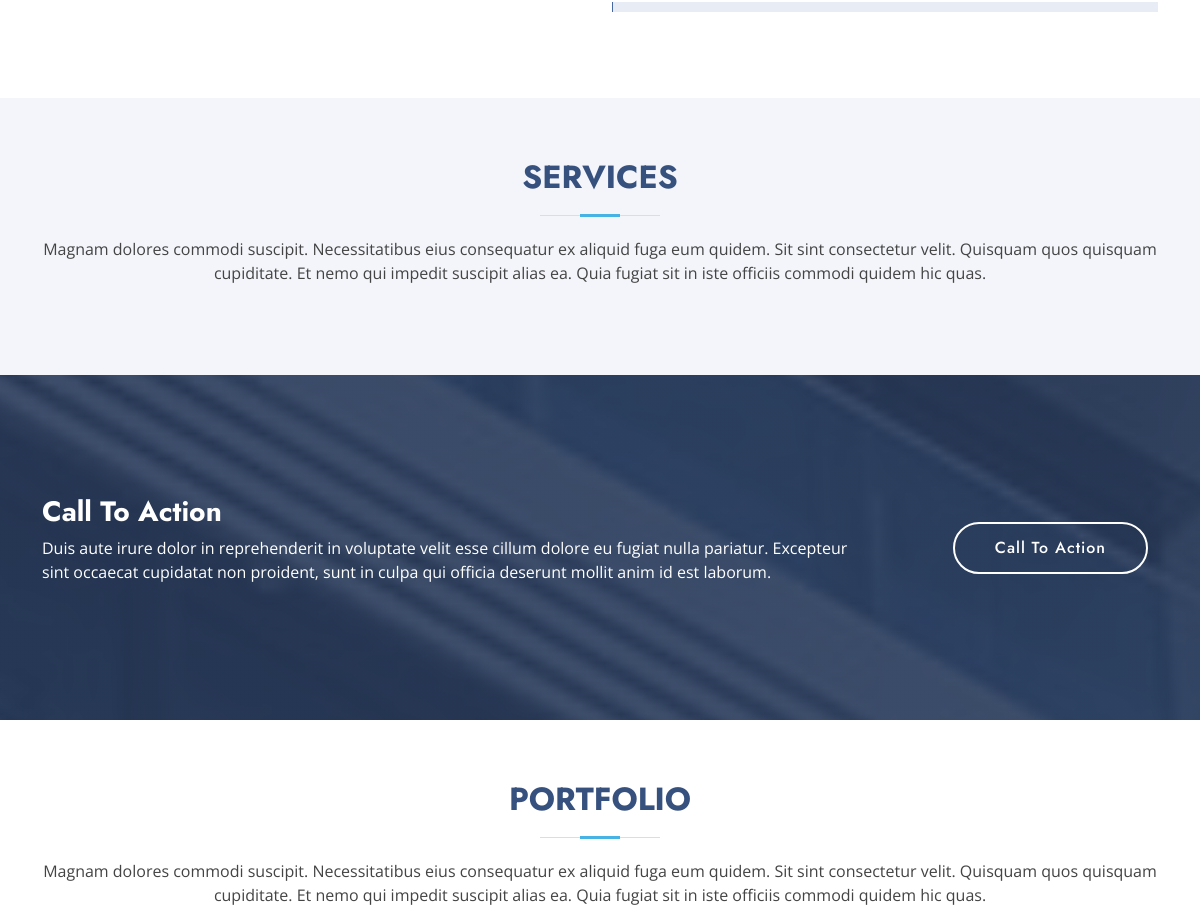
Before: / (middle part) with the older database file.
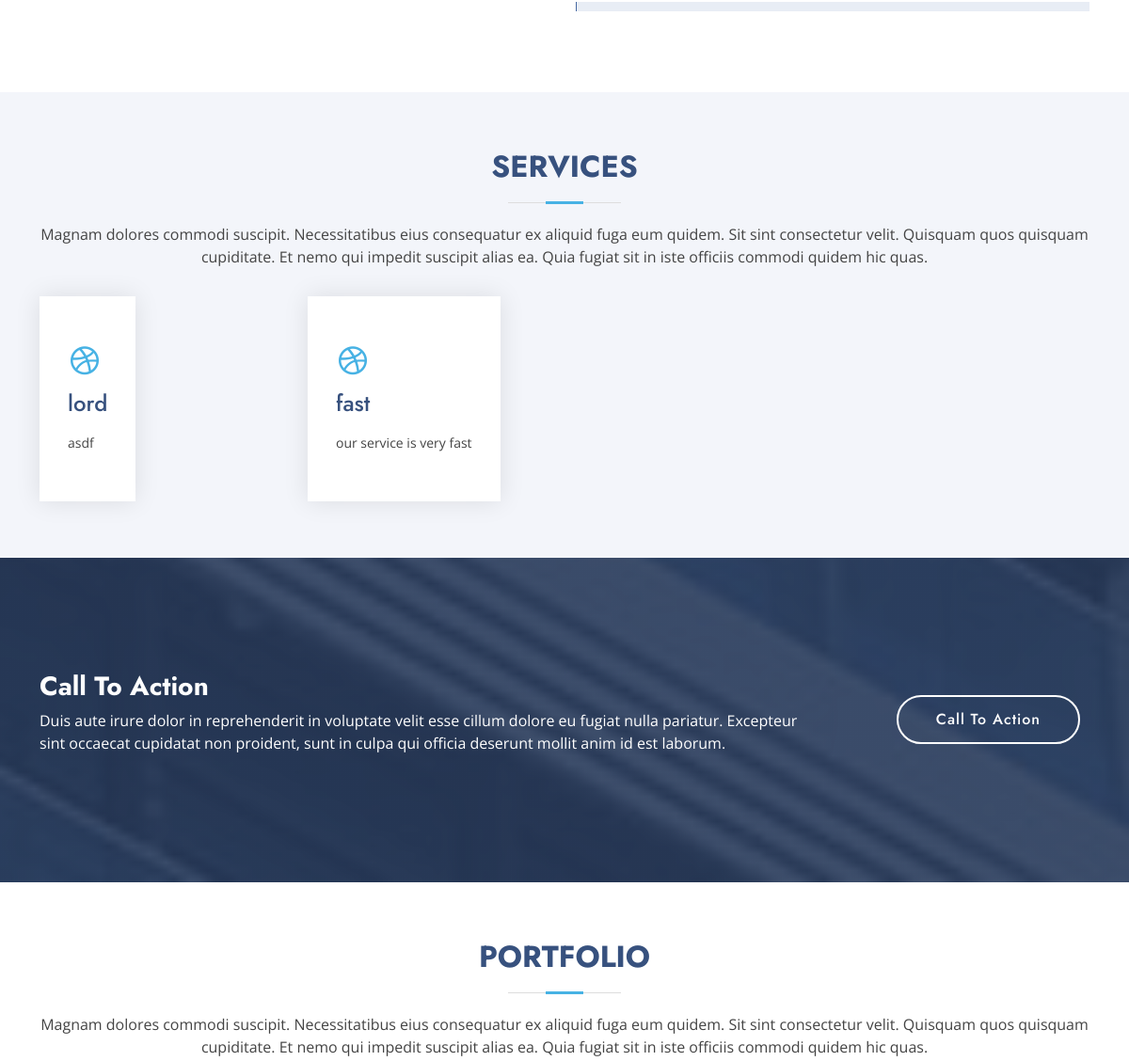
After: the same page with the newer database file.
### base/models.py (models this page shows)
class Feature(models.Model):
    name = models.CharField(max_length=123)
    details = models.CharField(max_length=123)

### base/views.py (the view)
# urls.py: path('', views.index, name='index'),
def index(request):
    features = Feature.objects.all()
    return render(request, 'index.html', {'features': features})

### templates/index.html (shortened to what this page needs)
{% load static %}
<!DOCTYPE html>
<html lang="en">
<head>
  <link href="{% static 'vendor/aos/aos.css' %}" rel="stylesheet">
  <link href="{% static 'vendor/bootstrap/css/bootstrap.min.css' %}" rel="stylesheet">
  <link href="{% static 'vendor/bootstrap-icons/bootstrap-icons.css' %}" rel="stylesheet">
  <link href="{% static 'vendor/boxicons/css/boxicons.min.css' %}" rel="stylesheet">
  <link href="{% static 'vendor/glightbox/css/glightbox.min.css' %}" rel="stylesheet">
  <link href="{% static 'vendor/remixicon/remixicon.css' %}" rel="stylesheet">
  <link href="{% static 'vendor/swiper/swiper-bundle.min.css' %}" rel="stylesheet">
  <link href="{% static 'css/style.css' %}" rel="stylesheet">
</head>
<body>
  <main id="main">
    <section id="skills" class="skills">
      <div class="container" data-aos="fade-up">
        <div class="row">
          <div class="col-lg-6 d-flex align-items-center" data-aos="fade-right" data-aos-delay="100">
          </div>
          <div class="col-lg-6 pt-4 pt-lg-0 content" data-aos="fade-left" data-aos-delay="100">
            <div class="skills-content">
              <div class="progress">
                <div class="progress-bar-wrap">
                </div>
              </div>
            </div>
          </div>
        </div>
      </div>
    </section>
    <section id="services" class="services section-bg">
      <div class="container" data-aos="fade-up">
        <div class="section-title">
          <h2>Services</h2>
          <p>Magnam dolores commodi suscipit. Necessitatibus eius consequatur ex aliquid fuga eum quidem. Sit sint consectetur velit. Quisquam quos quisquam cupiditate. Et nemo qui impedit suscipit alias ea. Quia fugiat sit in iste officiis commodi quidem hic quas.</p>
        </div>
        <div class="row">
          {% for feature in features %}
          <div class="col-xl-3 col-md-6 d-flex align-items-stretch" data-aos="zoom-in" data-aos-delay="100">
            <div class="icon-box">
              <div class="icon"><i class="bx bxl-dribbble"></i></div>
              <h4><a href="">{{feature.name}}</a></h4>
              <p>{{feature.details}}</p>
            </div>
          </div>
          {% endfor %}
        </div>
      </div>
    </section>
    <section id="cta" class="cta">
      <div class="container" data-aos="zoom-in">
        <div class="row">
          <div class="col-lg-9 text-center text-lg-start">
            <h3>Call To Action</h3>
            <p> Duis aute irure dolor in reprehenderit in voluptate velit esse cillum dolore eu fugiat nulla pariatur. Excepteur sint occaecat cupidatat non proident, sunt in culpa qui officia deserunt mollit anim id est laborum.</p>
          </div>
          <div class="col-lg-3 cta-btn-container text-center">
            <a class="cta-btn align-middle" href="#">Call To Action</a>
          </div>
        </div>
      </div>
    </section>
    <section id="portfolio" class="portfolio">
      <div class="container" data-aos="fade-up">
        <div class="section-title">
          <h2>Portfolio</h2>
          <p>Magnam dolores commodi suscipit. Necessitatibus eius consequatur ex aliquid fuga eum quidem. Sit sint consectetur velit. Quisquam quos quisquam cupiditate. Et nemo qui impedit suscipit alias ea. Quia fugiat sit in iste officiis commodi quidem hic quas.</p>
        </div>
      </div>
    </section>
  </main>
</body>
</html>

### static/css/style.css (style rules this page uses)
body { font-family: "Open Sans", sans-serif; color: #444444; }
a { color: #47b2e4; text-decoration: none; }
h1, h2, h3, h4, h5, h6 { font-family: "Jost", sans-serif; }
section { padding: 60px 0; overflow: hidden; }
.section-bg { background-color: #f3f5fa; }
.section-title { text-align: center; padding-bottom: 30px; }
.section-title h2 { font-size: 32px; font-weight: bold; text-transform: uppercase; margin-bottom: 20px; padding-bottom: 20px; position: relative; color: #37517e; }
.section-title h2::before { content: ""; position: absolute; display: block; width: 120px; height: 1px; background: #ddd; bottom: 1px; left: calc(50% - 60px); }
.section-title h2::after { content: ""; position: absolute; display: block; width: 40px; height: 3px; background: #47b2e4; bottom: 0; left: calc(50% - 20px); }
.section-title p { margin-bottom: 0; }
.skills .progress { height: 60px; display: block; background: none; border-radius: 0; }
.skills .progress-bar-wrap { background: #e8edf5; height: 10px; }
.services .icon-box { box-shadow: 0px 0 25px 0 rgba(0, 0, 0, 0.1); padding: 50px 30px; transition: all ease-in-out 0.4s; background: #fff; }
.services .icon-box .icon { margin-bottom: 10px; }
.services .icon-box .icon i { color: #47b2e4; font-size: 36px; transition: 0.3s; }
.services .icon-box h4 { font-weight: 500; margin-bottom: 15px; font-size: 24px; }
.services .icon-box h4 a { color: #37517e; transition: ease-in-out 0.3s; }
.services .icon-box p { line-height: 24px; font-size: 14px; margin-bottom: 0; }
.cta { background: linear-gradient(rgba(40, 58, 90, 0.9), rgba(40, 58, 90, 0.9)), url("../img/cta-bg.jpg") fixed center center; background-size: cover; padding: 120px 0; }
.cta h3 { color: #fff; font-size: 28px; font-weight: 700; }
.cta p { color: #fff; }
.cta .cta-btn { font-family: "Jost", sans-serif; font-weight: 500; font-size: 16px; letter-spacing: 1px; display: inline-block; padding: 12px 40px; border-radius: 50px; transition: 0.5s; margin: 10px; border: 2px solid #fff; color: #fff; }
@media (min-width: 769px) { .cta .cta-btn-container { display: flex; align-items: center; justify-content: flex-end; } }

Changed rows visible on the page:
added Feature: name "lord", details "asdf"
added Feature: name "fast", details "our service is very fast"
